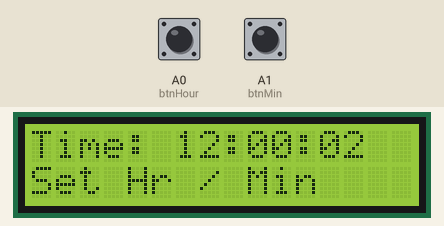
A sketch run on a simulated Arduino Uno, built with avr-gcc and run on an emulated ATmega328P. Parts: 16×2 character LCD. Inputs (shaded band) come from the test bench; at power-on: A0 (btnHour) HIGH, A1 (btnMin) HIGH.

Above: at 2.7 s.
2.8 s: A0 (btnHour) pulled LOW for 3.2 s
At 7.1 s:
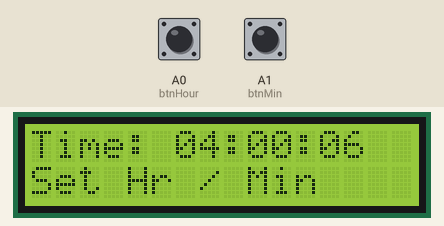
7.5 s: A1 (btnMin) pulled LOW for 0.15 s
At 8.3 s:
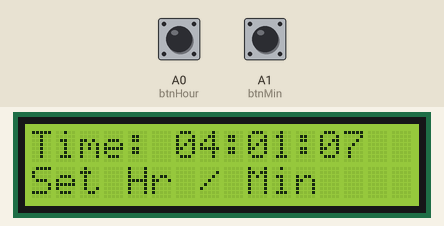
9.2 s: A0 (btnHour) pulled LOW for 0.15 s
At 10.1 s:
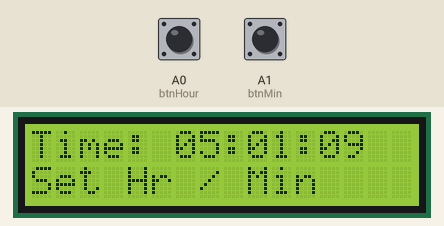
11.2 s: A1 (btnMin) pulled LOW for 1 s
At 13.6 s:
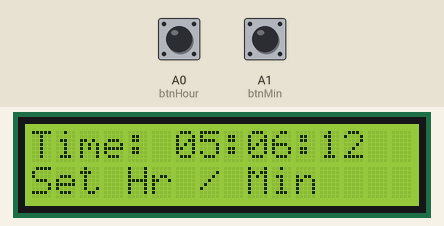
Timing chart, 0 to 14.7 s (numbered marks = the images above; inputs shaded):
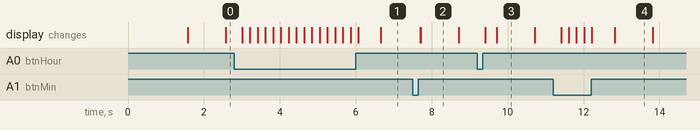

The sketch:

digitalClock.ino
```cpp
#include <LiquidCrystal.h>

LiquidCrystal lcd(12, 11, 5, 4, 3, 2);

// Time variables
int h = 12;
int m = 0;
int s = 0;

// Buttons
const int btnHour = A0;
const int btnMin  = A1;

unsigned long lastMillis = 0;

void setup() {
  lcd.begin(16,2);

  pinMode(btnHour, INPUT_PULLUP);
  pinMode(btnMin, INPUT_PULLUP);

  lcd.setCursor(0,0);
  lcd.print("Digital Clock");
  delay(1500);
  lcd.clear();
}

void loop() {

  // ---------- Time increase every 1 second ----------
  if (millis() - lastMillis >= 1000) {
    lastMillis = millis();
    s++;

    if (s >= 60) {
      s = 0;
      m++;
    }

    if (m >= 60) {
      m = 0;
      h++;
    }

    if (h >= 24) {
      h = 0;
    }
  }

  // ---------- Button for HOURS ----------
  if (digitalRead(btnHour) == LOW) {
    delay(200); // debounce
    h++;
    if (h >= 24) h = 0;
  }

  // ---------- Button for MINUTES ----------
  if (digitalRead(btnMin) == LOW) {
    delay(200); // debounce
    m++;
    if (m >= 60) m = 0;
  }

  // ---------- Display Time ----------
  lcd.setCursor(0,0);
  lcd.print("Time: ");

  if (h < 10) lcd.print("0");
  lcd.print(h);
  lcd.print(":");

  if (m < 10) lcd.print("0");
  lcd.print(m);
  lcd.print(":");

  if (s < 10) lcd.print("0");
  lcd.print(s);

  lcd.setCursor(0,1);
  lcd.print("Set Hr / Min ");
}
```

Measured:
- what the display in image 2 shows lasts 1.0 s, from 7.7 s to 8.7 s
